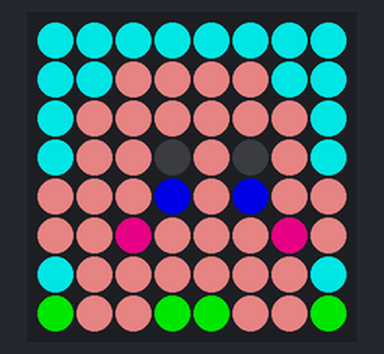
A program run on a simulated Raspberry Pi (BCM pin numbers) with a Sense HAT. On the bench: the Sense HAT's 8×8 RGB LED matrix. Dim RGB values are drawn brighter than linear. At 40.0 s the program stops and its outputs stay as they are.

Above: at 0.1 s.
At 39.1 s:
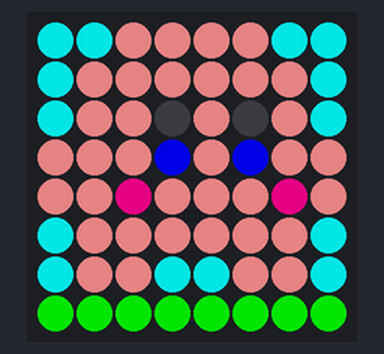

The program:

raspimon_dance.py
```python
from sense_emu import SenseHat
from time import sleep


sense = SenseHat()
sense.low_light = True

#load the Raspimons you want to animate
r = (255, 0, 0 ) # RED color, stored in an another data structure called a tuple.
k = (0, 0, 0) # black means zero amounts of red, green and blue
r = (255, 0, 0)
g = (0, 255, 0)
b = (0, 0, 255)
k = (0, 0, 0)
w = (255, 255, 255)
c = (0, 255, 255)
y = (255, 255, 0)
o = (255, 128, 0)
n = (255, 128, 128)
p = (128, 0, 128)
d = (255, 0, 128)
l = (128, 255, 128)

rmon1 = [c, c, c, c, c, c, c, c,
         c, c, n, n, n, n, c, c,
         c, n, n, n, n, n, n, c,
         c, n, n, k, n, k, n, c,
         n, n, n, b, n, b, n, n,
         n, n, d, n, n, n, d, n,
         c, n, n, n, n, n, n, c,
         g, n, n, g, g, n, n, g
         ]

rmon2 = [c, c, n, n, n, n, c, c,
         c, n, n, n, n, n, n, c,
         c, n, n, k, n, k, n, c,
         n, n, n, b, n, b, n, n,
         n, n, d, n, n, n, d, n,
         c, n, n, n, n, n, n, c,
         c, n, n, c, c, n, n, c,
         g, g, g, g, g, g, g, g
         ]


for i in range(20):
  #animate your raspimon!
    sense.set_pixels(rmon1)
    sleep(1)
    sense.set_pixels(rmon2)
    sleep(1)
#while True:
  #dance forever!
```
